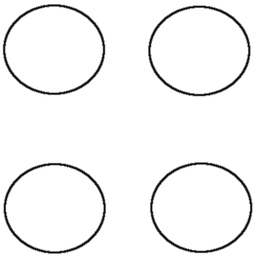
#> input picture data/b00.png, 256 x 256 px, shrunk from 400 x 400 before the run; its folder holds 4 pictures in this run
$ python opticalflow.py
#> lines starting #> are read from the running program, lines starting #| are printed output that depends on the picture
#!/usr/bin/env python
# -*- coding: utf-8 -*-
#
# Author - Mohit Rathore <mrmohitrathoremr@gmail.com>
# Licensed under The MIT License - https://opensource.org/licenses/MIT
# source - https://www.youtube.com/watch?v=kJouUVZ0QqU

from PIL import Image
import numpy as np
import imageio
import matplotlib.pyplot as plt
import os
from scipy import ndimage

from scipy.ndimage.filters import convolve

FOLDER_PATH, EPOCHS = "data/", 100

# first differntial equations
x_kernel = np.array([[-1, 1], [-1, 1]]) / 4.
y_kernel = np.array([[-1, -1], [1, 1]]) / 4.
t_kernel = np.array([[-1, -1], [-1, -1]]) / 4.

av_kernel = np.ones((3, 3)) / 9.

regularisation_constant = 1e-8

def load_image( infilename ) :
#> called with infilename = 'data//b00.png'
    img = Image.open( infilename )
#> img is the input picture: PIL image 256x256 RGB; min 0, max 255, mean 244.5
    img.load()
    data = np.asarray( img, dtype="float32" )
    return np.dot(data[...,:3], [0.299, 0.587, 0.114])


def main(path1, path2, epochs):

    img1 = load_image(path1)
    img2 = load_image(path2)
#> call 2 of load_image, with infilename = 'data//b01.png'
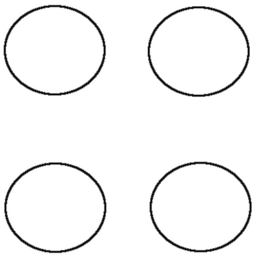
#> input picture data/b01.png, 256 x 256 px, shrunk from 400 x 400 before the run
#> in load_image, img is the input picture: PIL image 256x256 RGBA; mean R, G, B, A 244.5, 244.5, 244.5, 255

    f_x = convolve(img1, x_kernel) + convolve(img2, x_kernel)
    f_y = convolve(img1, y_kernel) + convolve(img2, y_kernel)
    f_t = convolve(img1,t_kernel) + convolve(img2, -t_kernel)

    u = np.zeros_like(img1)
    v = np.zeros_like(img2)

    for _ in range(epochs):
        u_av = convolve(u, av_kernel)
        v_av = convolve(v, av_kernel)

        P = f_x * u_av + f_y * v_av + f_t
        D = regularisation_constant + np.square(f_x) + np.square(f_y)

        u = u_av - f_x * P / D
        v = v_av - f_y * P / D
#> this loop made 100 passes
#> pass 1, in main, `D = regularisation_constant + np.square(f_x) + np.square(f_y)`:
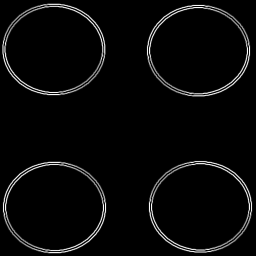
#> D: shape (256, 256) float64; min 1e-08, max 25131.3, mean 882.5; drawn with min black and max white
#> after the loop:
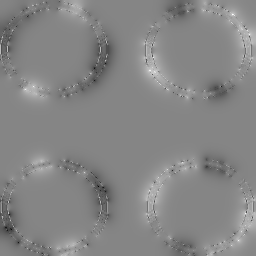
#> u: shape (256, 256) float64; min -2.47, max 2.24, mean 0.00218; drawn with min black and max white
#> after the loop:
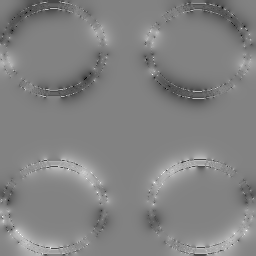
#> v: shape (256, 256) float64; min -2.26, max 2.15, mean -0.00231; drawn with min black and max white

    # fix direction and length of arrows
    u *= -4
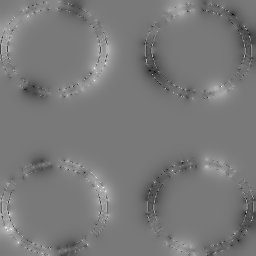
#> u: shape (256, 256) float64; min -8.97, max 9.88, mean -0.00874; drawn with min black and max white
    v *= -4
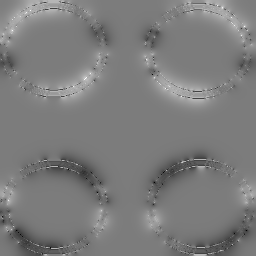
#> v: shape (256, 256) float64; min -8.6, max 9.05, mean 0.00923; drawn with min black and max white

    ax = plt.figure(figsize=(10, 10)).gca()

    step = 6
    for i in range(0,len(u), step):
        for j in range(0,len(v), step):
            ax.arrow(i, j, v[i,j], u[i,j], color='r', head_width=1.8)
#> this loop made 43 passes
#> i on passes 2 to 13: 6, 12, 18, 24, 30, 36, 42, 48, 54, 60, 66, 72


    plt.imshow(img2.T,cmap = 'gray', animated=True)

    print("saving output image to output/" + path2.split("/")[-1])
    plt.savefig("output/" + path2.split("/")[-1])
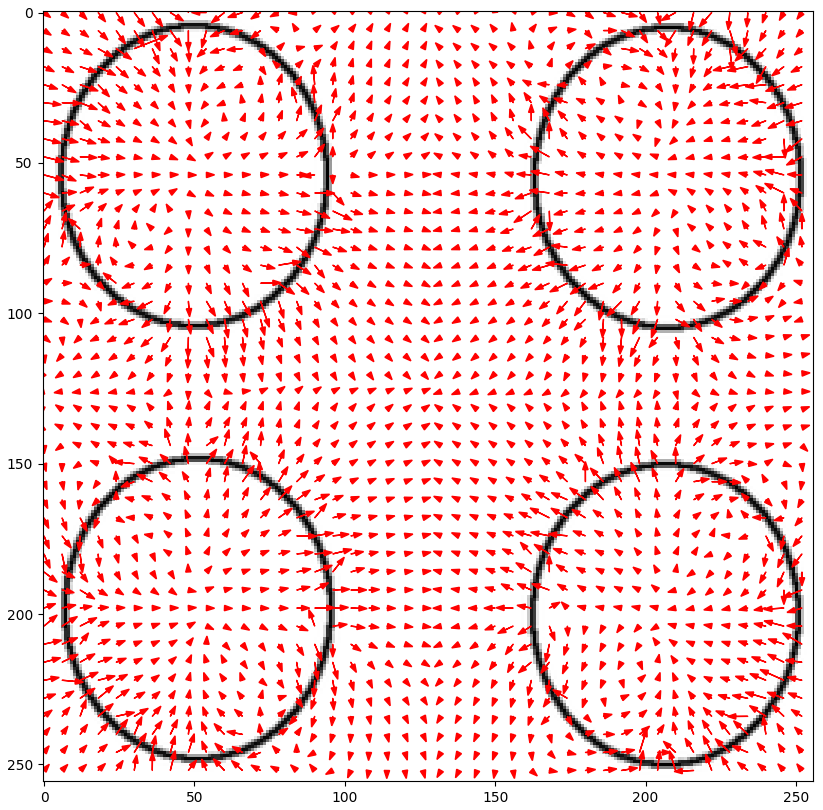
#> figure drawn by matplotlib, 1 panel

    plt.close()


def homography(folder_path, epochs):
    files_names = sorted(os.listdir(folder_path))

    images = []
    for i in range(len(files_names)-1):
        main(folder_path + "/" + files_names[i], folder_path + "/" + files_names[i+1], epochs)
        images.append(imageio.imread("output/" +  files_names[i+1]))
#> pass 2 of the loop in homography, `for i in range(len(files_names)-1):`:
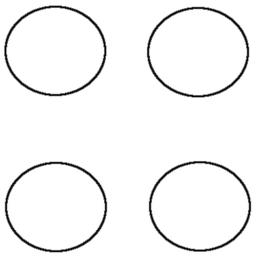
#> input picture data/b02.png, 256 x 256 px, shrunk from 400 x 400 before the run
#> in load_image, img is the input picture: PIL image 256x256 RGBA; mean R, G, B, A 244.5, 244.5, 244.5, 255
#> in main (call 2), `v *= -4`:
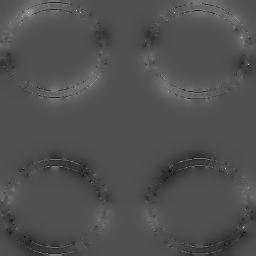
#> v: shape (256, 256) float64; min -8.96, max 19.55, mean 0.0266; drawn with min black and max white
#> the loop in main (call 2), `for i in range(0,len(u), step):` made 43 passes
#> in main (call 2), `plt.savefig("output/" + path2.split("/")[-1])`:
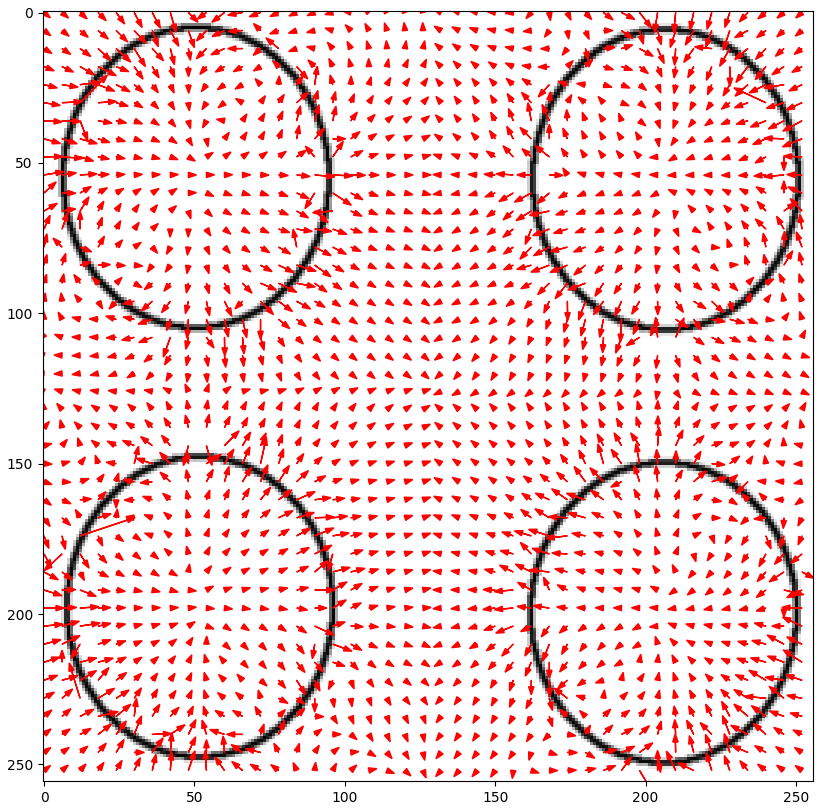
#> figure drawn by matplotlib, 1 panel
#> pass 3 of the loop in homography, `for i in range(len(files_names)-1):`:
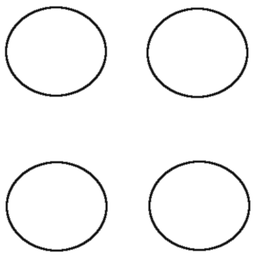
#> input picture data/b03.png, 256 x 256 px, shrunk from 400 x 400 before the run
#> in load_image, img is the input picture: PIL image 256x256 RGB; min 0, max 255, mean 244.5
#> data: shape (256, 256, 3) float32
#> in main (call 3), `v *= -4`:
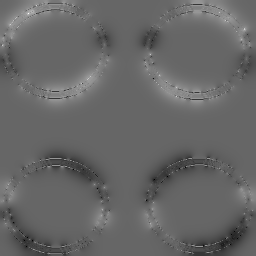
#> v: shape (256, 256) float64; min -8.57, max 12.75, mean 0.0181; drawn with min black and max white
#> the loop in main (call 3), `for i in range(0,len(u), step):` made 43 passes
#> in main (call 3), `plt.savefig("output/" + path2.split("/")[-1])`:
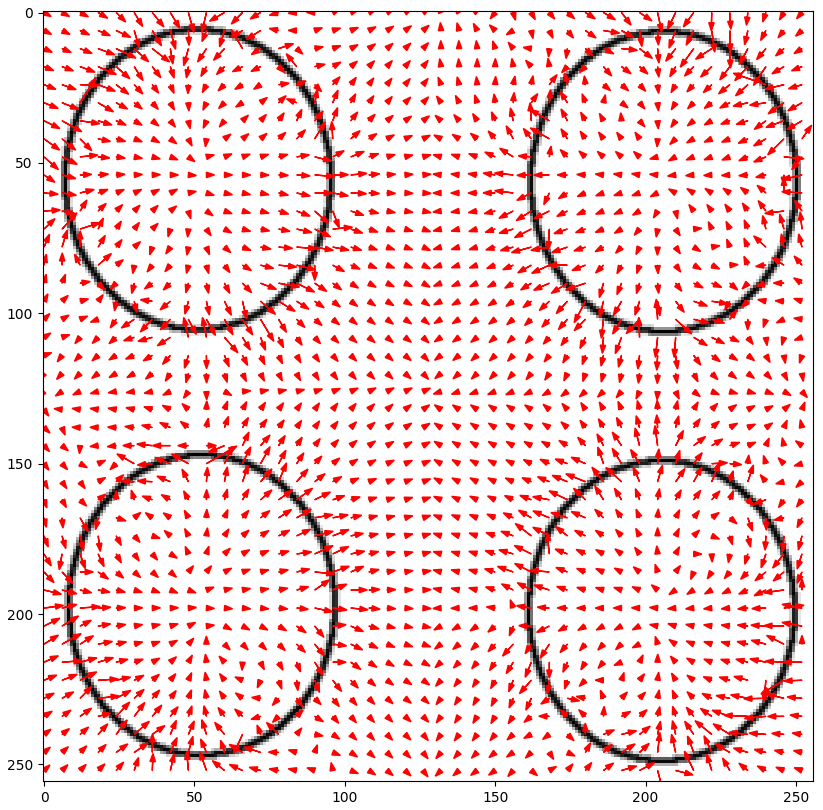
#> figure drawn by matplotlib, 1 panel

    imageio.mimsave('output.gif', images)

if __name__ == "__main__":
    homography(FOLDER_PATH, EPOCHS)
